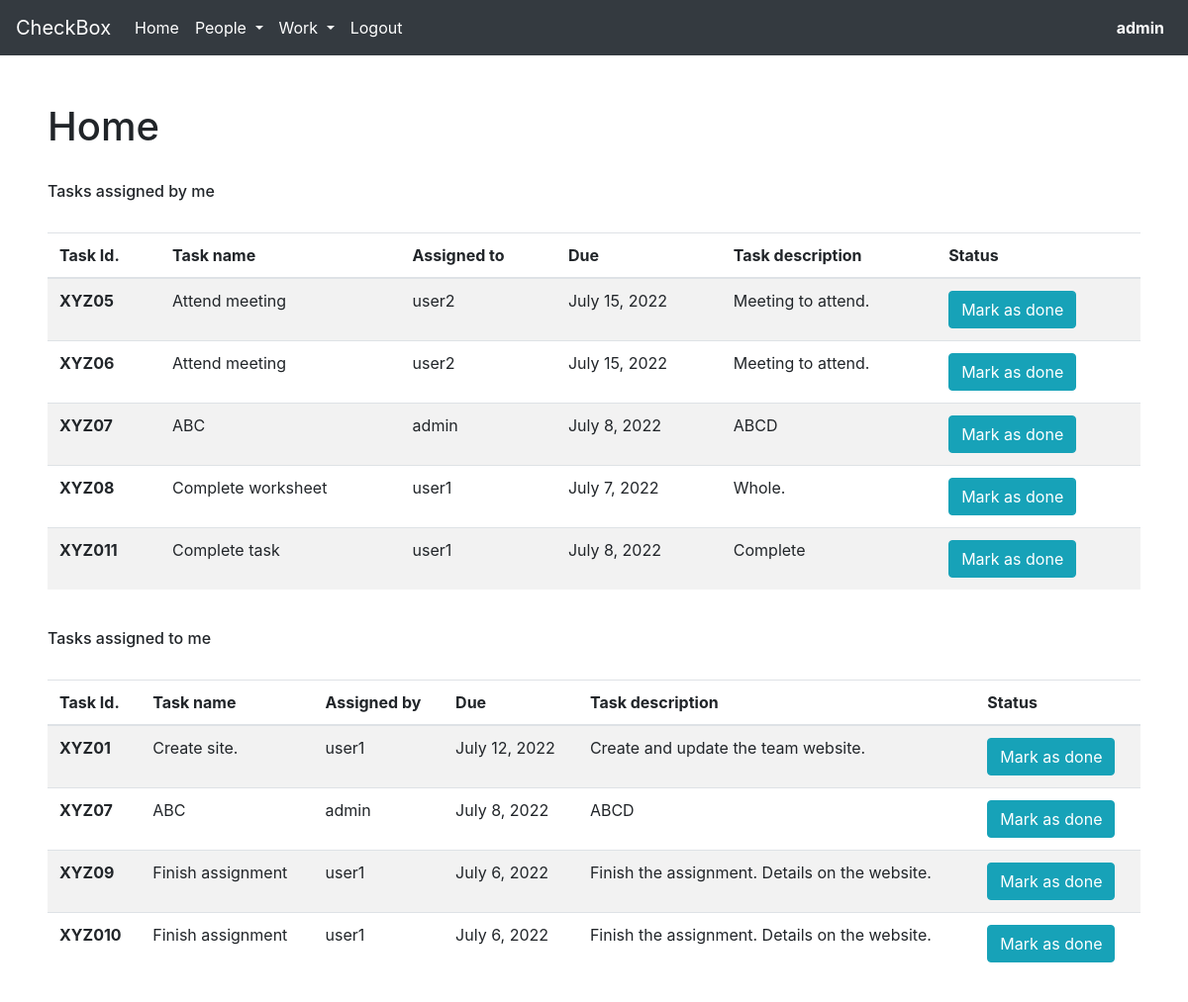
Page /home (signed in) on the committed database.
### checkbox/models.py (models this page shows)
class User(AbstractUser):
    pass

class Task(models.Model):
    title = models.CharField(max_length=200, null=True)
    assignee = models.ManyToManyField(User, related_name='assignee')
    assigned = models.ManyToManyField(User, related_name='assigned')
    due = models.DateField(null=True)
    description = models.CharField(max_length=500, null=True)
    completed = models.BooleanField(default=False)

### checkbox/views.py (the view)
# urls.py: path("home", views.home, name='home'),
def home(request):
    assigned_by_tasks = []
    assigned_to_tasks = []
    tasks_all = Task.objects.all()
    for t in tasks_all:
        if t.assigned.filter(username=request.user.username):
            assigned_to_tasks.append(t)
        if t.assignee.filter(username=request.user.username):
            assigned_by_tasks.append(t)
    return render(request, "checkbox/homepage.html", {
            "assigned_by":assigned_by_tasks,
            "assigned_to": assigned_to_tasks
        })

### checkbox/templates/checkbox/homepage.html (shortened to what this page needs)
{% extends "checkbox/layout.html" %}
{% block body %}
    <h1>Home</h1>
    <br>
    <h6>Tasks assigned by me</h6>
    <br>
    <table class="table table-striped table-hover">
        <thead>
            <tr>
            <th scope="col">Task Id.</th>
            <th scope="col">Task name</th>
            <th scope="col">Assigned to</th>
            <th scope="col">Due</th>
            <th scope="col">Task description</th>
            <th scope="col">Status</th>
            </tr>
        </thead>
        <tbody>
        {% for task in assigned_by %}
            <tr>
                <th scope="row">XYZ0{{task.id}}</th>
                {% if task.completed == False %}
                    <td>{{task.title}}</td>
                {% else %}
                    <td><s>{{task.title}}</s></td>
                {% endif %}
                <td>
                    {% for tuser in task.assigned.all %}
                        {{tuser}}
                    {% endfor %}
                </td>
                <td>{{task.due}}</td>
                <td>{{task.description}}</td>
                {% if task.completed == True %}
                    <td><button type="button" class="btn btn-danger" onclick="update_status({{task.id}})">Mark as incomplete</button></td>
                {% else %}
                    <td><button type="button" class="btn btn-info" onclick="update_status({{task.id}})">Mark as done</button></td>
                {% endif %}
            </tr>
        {% endfor %}
        </tbody>
    </table>
    <br>
    <h6>Tasks assigned to me</h6>
    <br>
    <table class="table table-striped table-hover">
        <thead>
            <tr>
            <th scope="col">Task Id.</th>
            <th scope="col">Task name</th>
            <th scope="col">Assigned by</th>
            <th scope="col">Due</th>
            <th scope="col">Task description</th>
            <th scope="col">Status</th>
            </tr>
        </thead>
        <tbody>
        {% for task in assigned_to %}
            <tr>
                <th scope="row">XYZ0{{task.id}}</th>
                {% if task.completed == False %}
                    <td>{{task.title}}</td>
                {% else %}
                    <td><s>{{task.title}}</s></td>
                {% endif %}
                <td>
                    {% for tuser in task.assignee.all %}
                        {{tuser}}
                    {% endfor %}
                </td>
                <td>{{task.due}}</td>
                <td>{{task.description}}</td>
                {% if task.completed == True %}
                    <td><button type="button" class="btn btn-danger" onclick="update_status({{task.id}})">Mark as incomplete</button></td>
                {% else %}
                    <td><button type="button" class="btn btn-info" onclick="update_status({{task.id}})">Mark as done</button></td>
                {% endif %}
            </tr>
        {% endfor %}
        </tbody>
    </table>
{% endblock body %}

### checkbox/templates/checkbox/layout.html (shortened to what this page needs)
{% load static %}
<html lang="en">
    <head>
        <link rel="stylesheet" href="https://cdn.jsdelivr.net/npm/bootstrap@4.0.0/dist/css/bootstrap.min.css">
        <link rel="stylesheet" href="{% static 'checkbox/css/checkbox.css' %}">
        <link href="https://unpkg.com/multiple-select@1.5.2/dist/multiple-select.min.css" rel="stylesheet">
        <link rel="stylesheet" href="https://cdnjs.cloudflare.com/ajax/libs/font-awesome/4.7.0/css/font-awesome.min.css">
    </head>
    <body>
        {% if user.is_authenticated %}
        <nav class="navbar navbar-expand-lg navbar-dark bg-dark">
            <a class="navbar-brand" href="{% url 'home' %}">CheckBox</a>
            <div class="collapse navbar-collapse" id="navbarNavDropdown">
            <ul class="navbar-nav mr-auto">
                <li class="nav-item active">
                    <a class="nav-link" href="{% url 'home' %}">Home</a>
                </li>
                <li class="nav-item active dropdown">
                    <a class="nav-link dropdown-toggle" href="#" id="navbarDropdownMenuLink" data-toggle="dropdown" aria-haspopup="true" aria-expanded="false">
                        People
                    </a>
                </li>
                <li class="nav-item active dropdown">
                    <a class="nav-link dropdown-toggle" href="#" id="navbarDropdownMenuLink" data-toggle="dropdown" aria-haspopup="true" aria-expanded="false">
                        Work
                    </a>
                </li>
                <li class="nav-item active">
                    <a class="nav-link" href="{% url 'logout' %}">Logout</a>
                </li>
            </ul>
            <ul class="navbar-nav ml-auto">
                <li class="nav-item active">
                    <a class="nav-link"><strong>{{user.username}}</strong></a>
                </li>
            </ul>
            </div>
        </nav>
        <div class="body p-5">
            {% block body %}
            {% endblock %}
        </div>
        {% else %}
            <h2 style="padding-top: 5%; padding-left: 2%;">User forbidden. Kindly check <a href="{% url 'index'%}">login here</a>.</h2>
        {% endif %}
    </body>

### rows in the picture
User: username "admin"
Task: id "5", title "Attend meeting", due "July 15, 2022", description "Meeting to attend."
User: username "user2"
Task: id "6", title "Attend meeting", due "July 15, 2022", description "Meeting to attend."
Task: id "7", title "ABC", due "July 8, 2022", description "ABCD"
Task: id "8", title "Complete worksheet", due "July 7, 2022", description "Whole."
User: username "user1"
Task: id "11", title "Complete task", due "July 8, 2022", description "Complete"
Task: id "1", title "Create site.", due "July 12, 2022", description "Create and update the team website."
Task: id "9", title "Finish assignment", due "July 6, 2022", description "Finish the assignment. Details on the website."
Task: id "10", title "Finish assignment", due "July 6, 2022", description "Finish the assignment. Details on the website."
